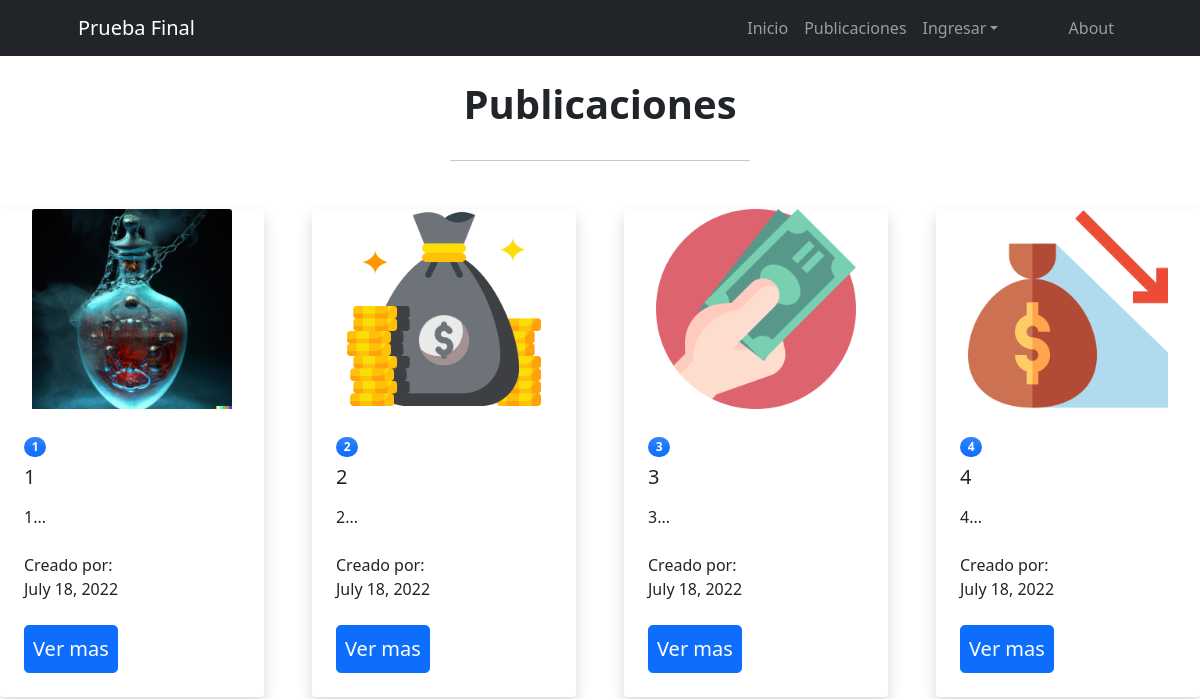
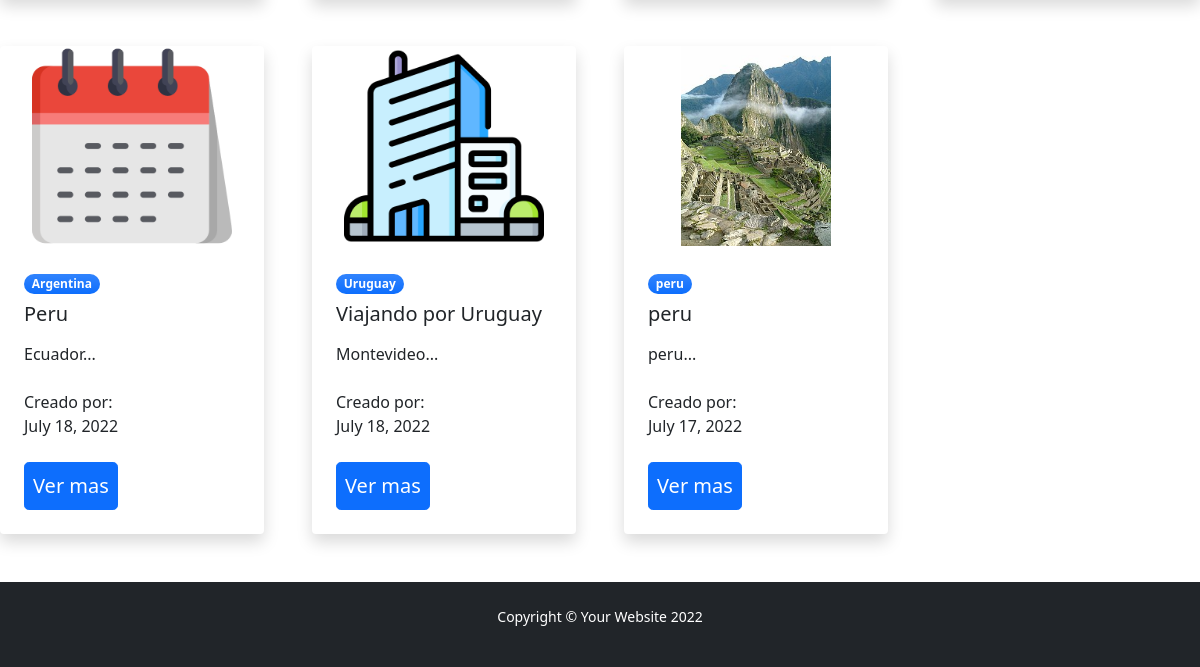
Page /pruebafinalapp/publicaciones on the earlier database version (2 pictures, top to bottom).
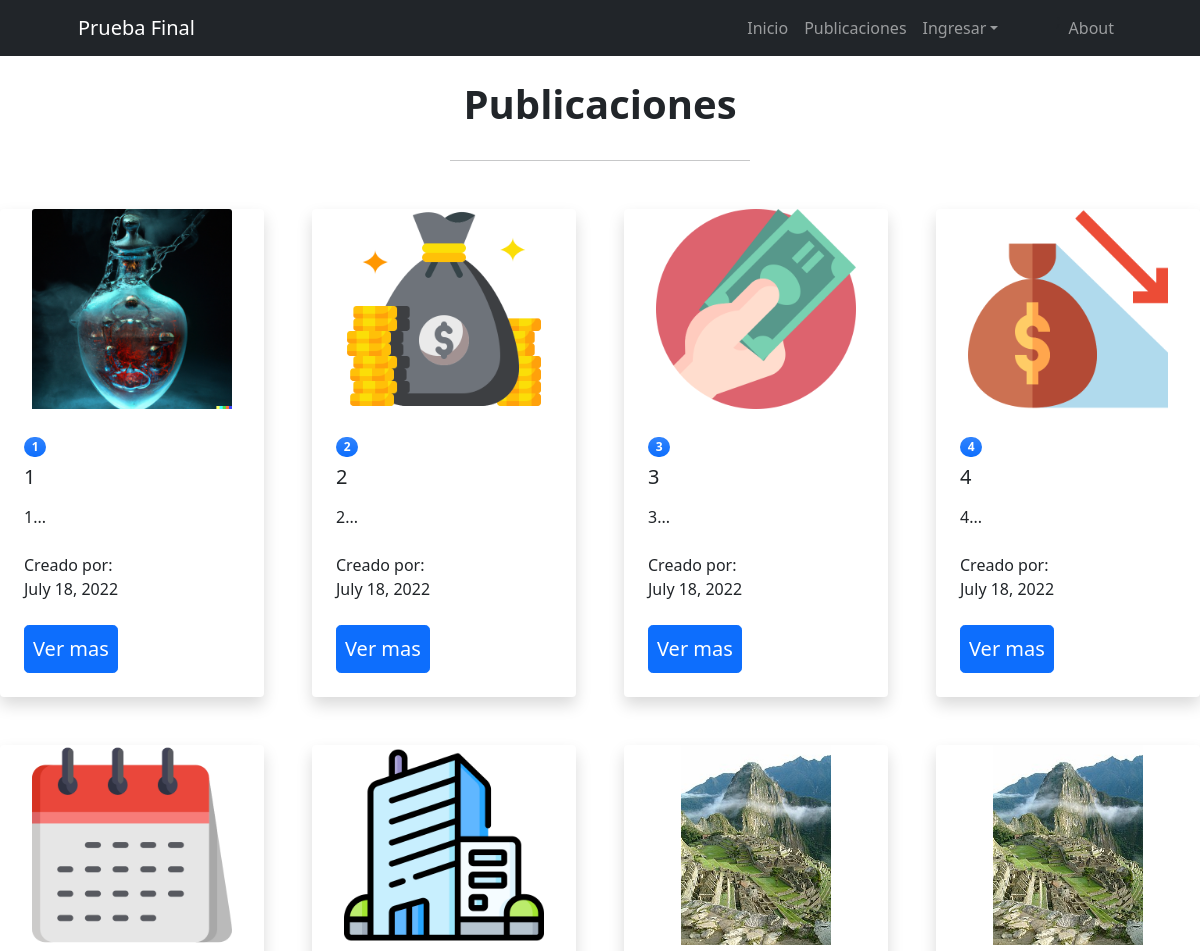
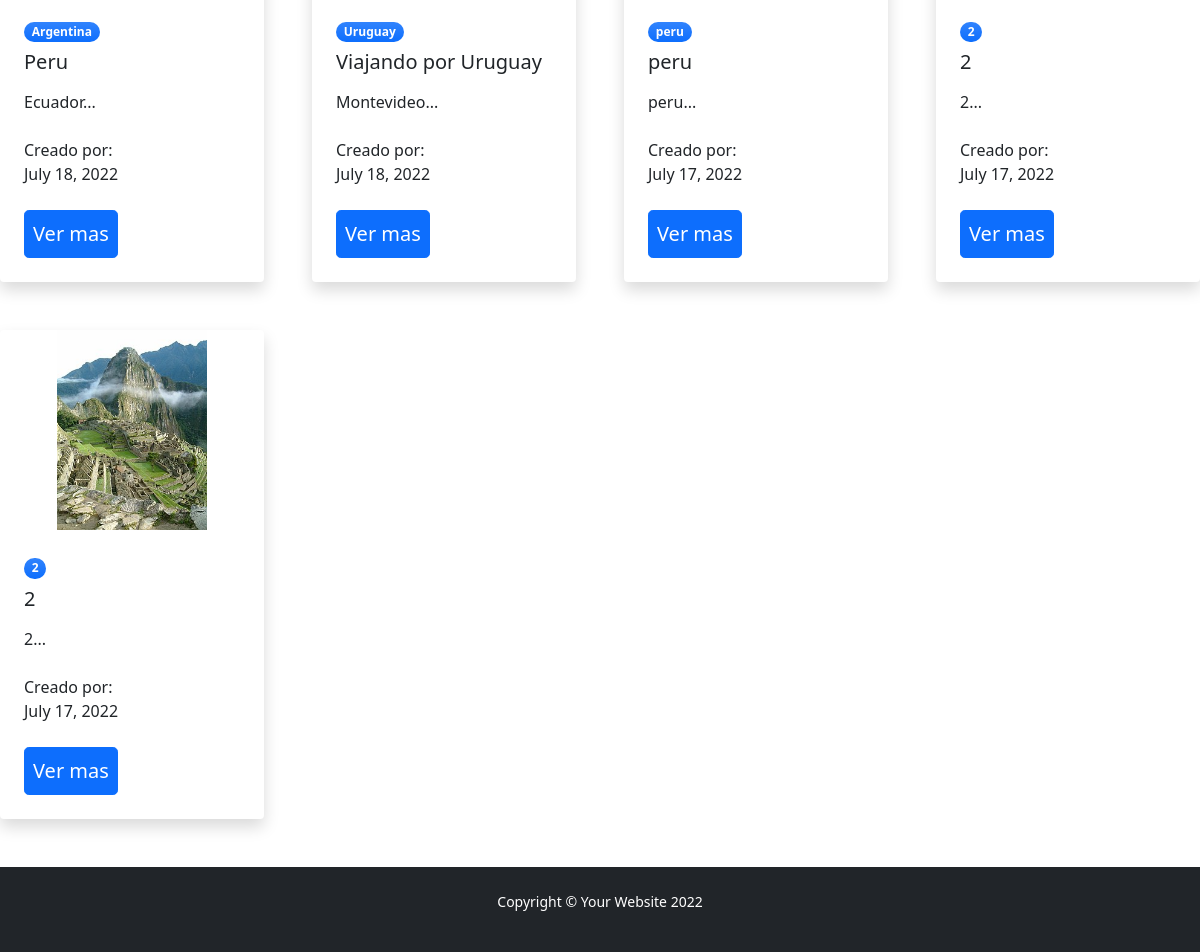
Same page on the later database version (2 pictures, top to bottom).
### PruebaFinalApp/models.py (models this page shows)
class Publicaciones(models.Model):
    imagen = models.ImageField(null=True, blank=True)
    pais = models.CharField(max_length=50)
    titulo = models.CharField(max_length=50)
    descripcion = RichTextField(blank=True , null=True)
    fecha_viaje = models.DateField()
    autor = models.ForeignKey(User, blank=True, null=True, on_delete=models.SET_NULL)
    class Meta:
        verbose_name_plural = "Publicaciones"
        db_table = "imageupload"

### PruebaFinalApp/views.py (the view)
# urls.py: path('publicaciones', publicaciones, name='publicaciones'),
def publicaciones(request):
        publicaciones = Publicaciones.objects.all()
        return render(request, "PruebaFinalApp/publicaciones.html", {"publicaciones":publicaciones})

### PruebaFinalApp/templates/PruebaFinalApp/publicaciones.html (shortened to what this page needs)
{%extends 'PruebaFinalApp/base.html' %}
{%block contenido%}
<br>
<h1 style="text-align: center;"><b>Publicaciones</b></h1>
<br>
<hr style="width: 25%; margin: auto;">
<br>
<br>
<div class="row gx-5">
        {%for publicacion in publicaciones%}
        <div class="col-lg-3 mb-5">
            <div class="card h-100 shadow border-0">
                <img class="card-img-top" src="{{publicacion.imagen.url}}" alt="..." style="max-width: 200px; max-height: 200px; height: auto; width: auto; align-self: center;"/>
                <div class="card-body p-4">
                    <div class="badge bg-primary bg-gradient rounded-pill mb-2">{{publicacion.pais}}</div>
                    <h5 class="card-title mb-3">{{publicacion.titulo}}</h5></a>
                    <p class="card-text mb-0">{{publicacion.descripcion|slice:120}}...</p>
                    <br>
                    <p class="card-text mb-0">Creado por: </p>
                    <p class="card-text mb-0">{{publicacion.fecha_viaje}}</p>
                    <br>
                    <a class="btn btn-primary btn-lg px-2 me-sm2" href="{%url 'ver_publicacion' publicacion.id%}">Ver mas</a>
                </div>
            </div>
        </div>
    {%endfor%}
</div>
{%endblock%}

### PruebaFinalApp/templates/PruebaFinalApp/base.html (shortened to what this page needs)
{%load static%}
<!DOCTYPE html>
<html lang="en">
    <head>
        <link href="https://cdn.jsdelivr.net/npm/bootstrap-icons@1.5.0/font/bootstrap-icons.css" rel="stylesheet" />
        <link href="{% static 'css/styles.css' %}" rel="stylesheet" />
    </head>
    <body class="d-flex flex-column h-100">
        <main class="flex-shrink-0">
            <nav class="navbar navbar-expand-lg navbar-dark bg-dark">
                <div class="container px-5">
                    <a class="navbar-brand" href="index.html">Prueba Final</a>
                    <div class="collapse navbar-collapse" id="navbarSupportedContent">
                        <ul class="navbar-nav ms-auto mb-2 mb-lg-0">
                            <li class="nav-item"><a class="nav-link" id="navitem" href="{%url 'inicio'%}">Inicio</a></li>
                            <li class="nav-item"><a class="nav-link" id="navitem" href="{%url 'publicaciones'%}">Publicaciones</a></li>
                            <li class="nav-item dropdown">
                                {%if user.is_authenticated %}
                                <a class="nav-link dropdown-toggle" id="navbarDropdownBlog" href="#" role="button" data-bs-toggle="dropdown" aria-expanded="false">Hola, <b style="color: rgb(25, 196, 196);">{{user.get_username}}</b></a>
                                <ul class="dropdown-menu dropdown-menu-end" aria-labelledby="navbarDropdownBlog"></li>
                                    <li><a class="dropdown-item" id="userdp" href="{%url 'editar_perfil'%}">Perfil</a></li>
                                    <li><a class="dropdown-item" id="userdp" href="{%url 'crear_publicacion'%}">Crear Publicacion</a></li>
                                    <li><a class="dropdown-item" id="userdp" href="{%url 'mis_publicaciones'%}">Mis Publicaciones</a></li>
                                    <li><a class="dropdown-item" id="userdp" href="{%url 'logout'%}">Logout</a></li>
                                </ul>
                                {%else%}
                                <a class="nav-link dropdown-toggle" id="navbarDropdownBlog" href="#" role="button" data-bs-toggle="dropdown" aria-expanded="false">Ingresar</a>
                            </li>
                            {%endif%}
                            <li>&nbsp &nbsp &nbsp &nbsp &nbsp &nbsp ;</li>
                            <li class="nav-item"><a class="nav-link" href="{%url 'about' %}">About</a></li>
                        </ul>
                    </div>
                </div>
            </nav>
            {%block contenido%}
            {%endblock%}
        <footer class="bg-dark py-4 mt-auto">
            <div class="container px-5">
                <div class="row align-items-center justify-content-between flex-column flex-sm-row">
                    <div class="small m-0 text-white"><p style="text-align: center;">Copyright &copy; Your Website 2022</p></div>
                </div>
            </div>
        </footer>
    </body>
</html>

Differences in the rows shown:
added Publicaciones: imagen (picture), pais "2", titulo "2", descripcion "2", fecha_viaje "July 17, 2022"
added Publicaciones: imagen (picture), pais "2", titulo "2", descripcion "2", fecha_viaje "July 17, 2022"
